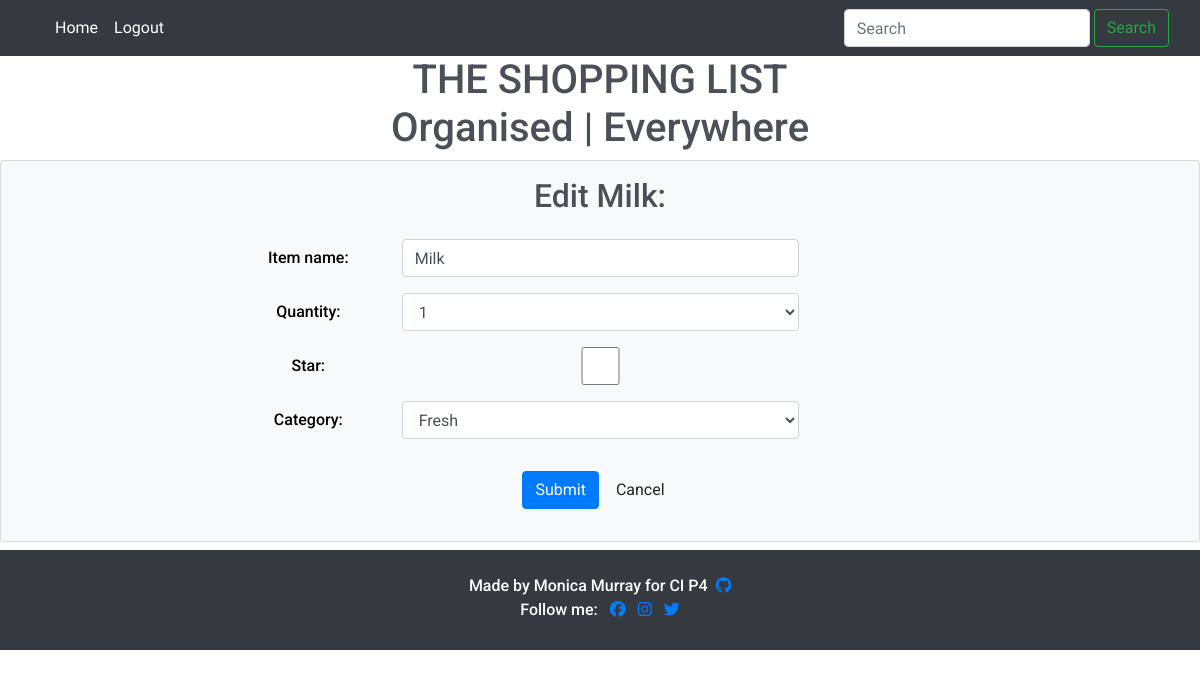
The page /edit/85/ (signed in) on the database as committed earlier.
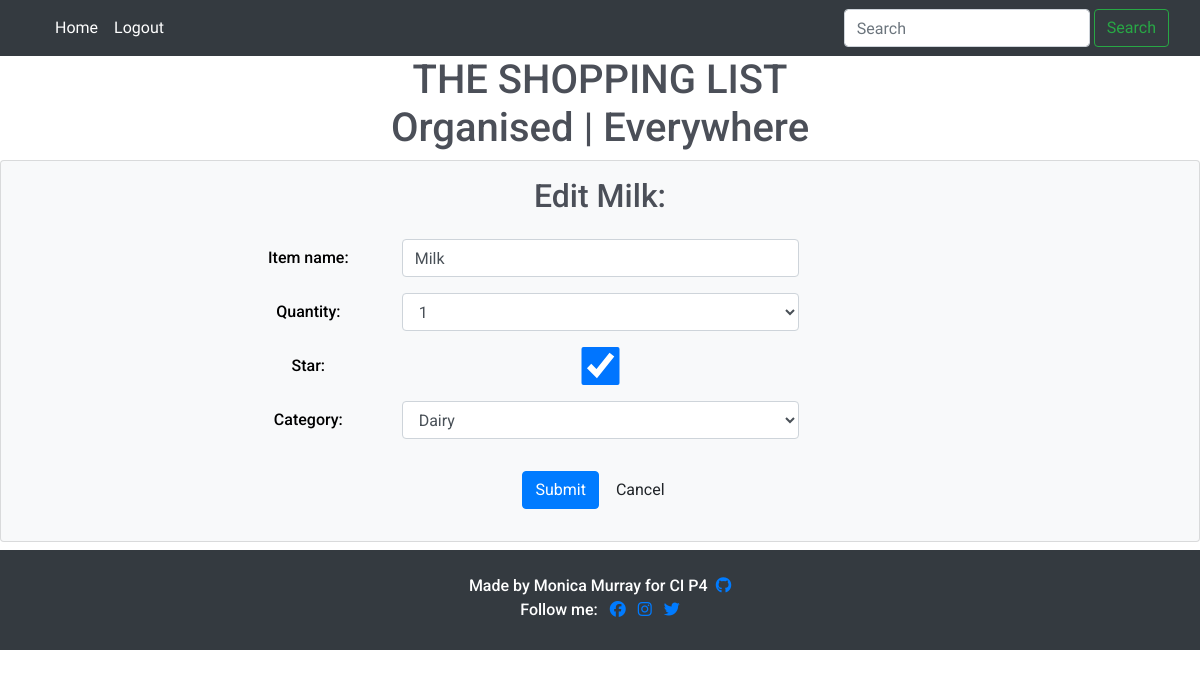
The same page on the database as committed later.
### list/models.py (models this page shows)
class Entry(models.Model):
    item_name = models.CharField(
        max_length=60, null=False, blank=False, unique=True)
    quantity = models.IntegerField(
        choices=QUANTITY_CHOICES, default='1')
    star = models.BooleanField(default=False)
    user = models.ForeignKey(User, on_delete=models.CASCADE)
    category = models.CharField(
        max_length=20, choices=CATEGORY_CHOICES, default='Fresh')
    added_on = models.DateTimeField(auto_now_add=True)
    check_item_as_done = models.BooleanField(default=False)
    class Meta:
        ordering = ['-added_on', '-star',]
    def __str__(self):
        return self.item_name

### list/views.py (the view, shortened to what this page needs)
# urls.py: path('edit/<int:pk>/', views.EditView.as_view(), name='edit'),
class EditView(UserPassesTestMixin, UpdateView):
    model = Entry
    template_name = 'edit_entry.html'
    form_class = AddForm
    pk_url_kwarg = 'pk'
    success_url = reverse_lazy('home')
    def test_func(self):
        return self.request.user == self.get_object().user

### list/forms.py
class AddForm(forms.ModelForm):
    class Meta:
        model = Entry
        fields = ('item_name', 'quantity', 'star', 'category',)

### templates/edit_entry.html (shortened to what this page needs)
{% extends 'base.html' %}
{% load widget_tweaks %}
{% block content %}
<div class="row justify-content-center">
    <h2 class="text-capitalize mt-3">Edit {{entry}}:</h2>
</div>
<div class="container pt-3">
    <form method="post">
        {% for field in form.visible_fields %}
            <div class="form-group row offset-md-2">
            <label for="{{field.id_for_label}}" class="col-sm-2 col-form-label">{{ field.label }}:</label>
            <div class="col-sm-8">
            {{ field|add_class:'form-control col-sm-8 text-capitalize'}}
            </div>
            </div>
        {% endfor %}
        <div class="form-group pt-3">
        <button type="submit" class="btn btn-primary mb-3">Submit</button>
        <a href="{% url 'home' %}" class="btn btn-default mb-3">Cancel</a>
        </div>
    </form>
</div>
{% endblock %}

Rows that differ between the two databases and show on the page:
changed Entry "Milk": star "☐" → "☑"; category "Fresh" → "Dairy"
